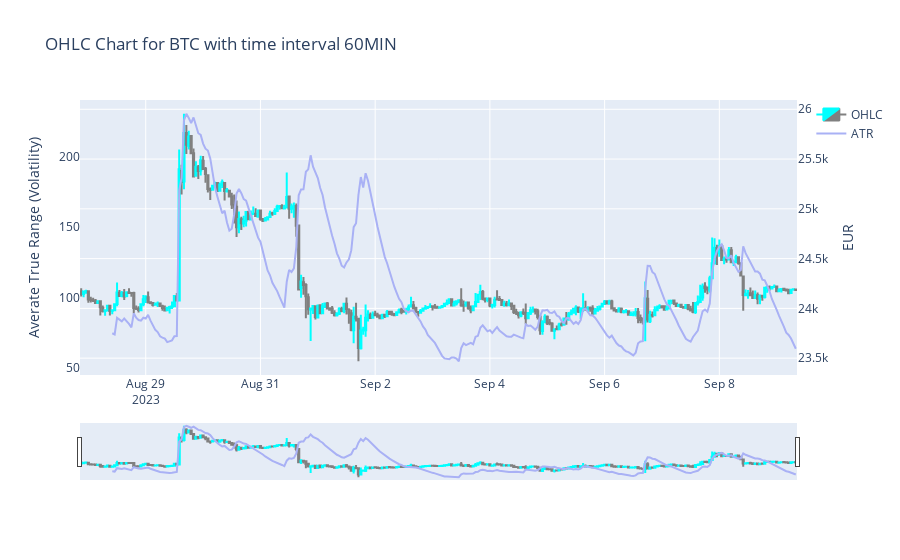
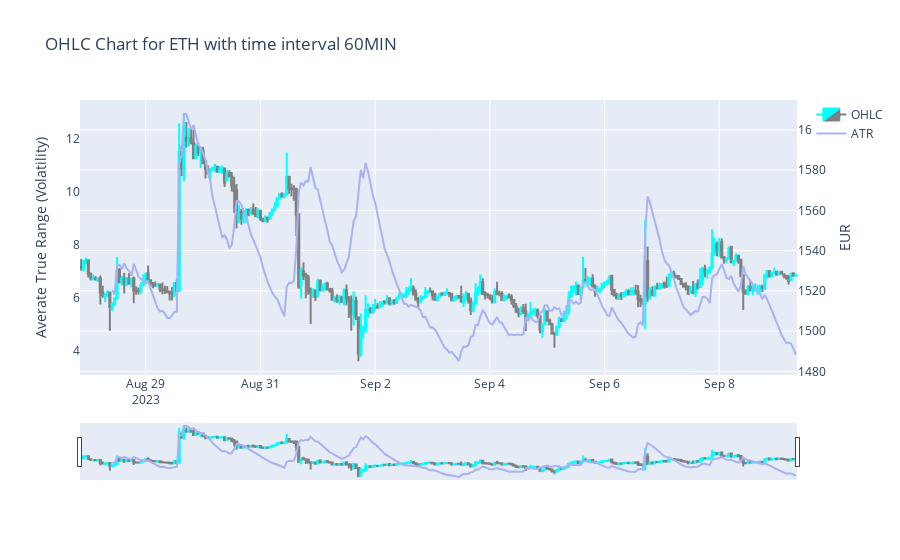
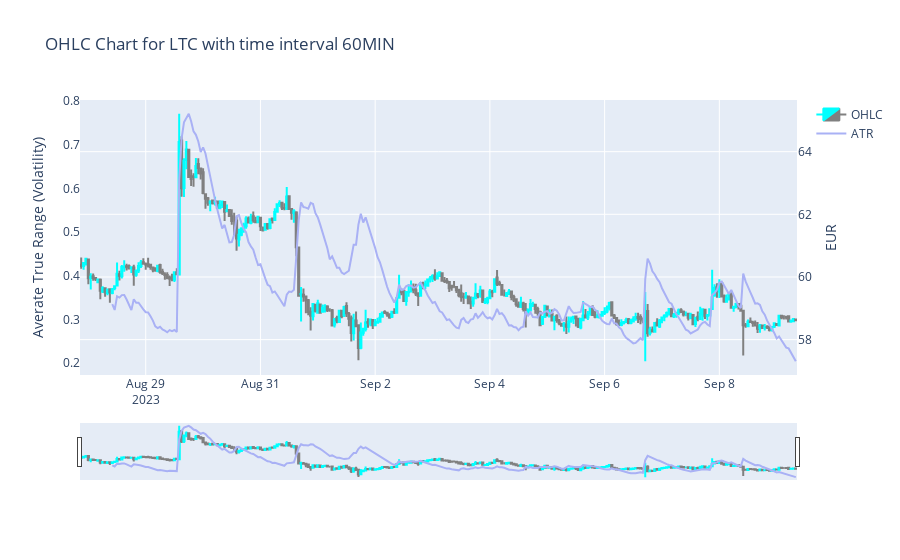

Source (notebook cell) for these figures, in order:
### Markdown cell above
### Step 7 - Visualize Data
For visualization, we will use the powerful plotly library. It will give us the possibility to slice and dice data in an interactive way. Exactly what we need for an in-depth analysis of our daily market data.

Simple Visualization
First, let's create a simple OHLC (Open, High, Low, Close) candle stick chart for each of our currencies.

### Code cell
df_history_enhanced = df_history_enhanced.sort_values(['date'], ascending=True) #oldest to newest for visualization
granularity = '60MIN'
for currency in MY_CRYPTO_CURRENCIES:
    df_history_for_chart = df_history_enhanced.query(f'granularity == \'{granularity}\' and base_currency == \'{currency}\'')
    fig = go.Figure()
    fig.add_trace(go.Candlestick(
        x=df_history_for_chart['date'],
        open=df_history_for_chart['open'],
        high=df_history_for_chart['high'],
        low=df_history_for_chart['low'],
        close=df_history_for_chart['close'],
        name='OHLC'))
    fig.add_trace(go.Scatter(
        x=df_history_for_chart['date'],
        y=df_history_for_chart['average_true_range'],
        line=dict(color=MACD_COLOR),
        mode='lines',
        name="ATR",
        yaxis="y2"
    ))
    cs = fig.data[0]
    cs.increasing.fillcolor = CANDLE_INCREASE_COLOR
    cs.increasing.line.color = CANDLE_INCREASE_COLOR
    cs.decreasing.fillcolor = CANDLE_DECREASE_COLOR
    cs.decreasing.line.color = CANDLE_DECREASE_COLOR
    fig.update_layout(
        yaxis=dict(
            title=MY_QUOTE_CURRENCY,
            side="right",
        ),
        yaxis2=dict(
            title="Averate True Range (Volatility)",
            anchor="free",
            overlaying="y",
            side="left",
        ),
        yaxis2_showgrid = False,
        yaxis2_zeroline = False,
        xaxis_rangeslider_visible=False,
        title=f'OHLC Chart for {currency} with time interval {granularity}',
        hovermode='x unified',
        xaxis=dict(
            rangeslider=dict(visible=True),
            type="date"
        ),
        template = PLOTLY_TEMPLATE,)
    fig.show()

### Figure 1 — Plotly figure (JSON) as saved in the notebook; plotly's stock layout.template omitted (floating-point values rounded to 4 significant figures; data arrays with more than 128 entries replaced by an {"elided": "..."} marker saying what was removed)
{"data": [{"close": {"elided": "300 float values"}, "decreasing": {"fillcolor": "gray", "line": {"color": "gray"}}, "high": {"elided": "300 float values"}, "increasing": {"fillcolor": "cyan", "line": {"color": "cyan"}}, "low": {"elided": "300 float values"}, "name": "OHLC", "open": {"elided": "300 float values"}, "type": "candlestick", "x": {"elided": "300 str values"}}, {"line": {"color": "#A9B1F5"}, "mode": "lines", "name": "ATR", "type": "scatter", "x": {"elided": "300 str values"}, "y": {"elided": "300 float values"}, "yaxis": "y2"}], "layout": {"hovermode": "x unified", "title": {"text": "OHLC Chart for BTC with time interval 60MIN"}, "xaxis": {"rangeslider": {"visible": true}, "type": "date"}, "yaxis": {"side": "right", "title": {"text": "EUR"}}, "yaxis2": {"anchor": "free", "overlaying": "y", "showgrid": false, "side": "left", "title": {"text": "Averate True Range (Volatility)"}, "zeroline": false}}}

### Figure 2 — Plotly figure (JSON) as saved in the notebook; plotly's stock layout.template omitted (floating-point values rounded to 4 significant figures; data arrays with more than 128 entries replaced by an {"elided": "..."} marker saying what was removed)
{"data": [{"close": {"elided": "300 float values"}, "decreasing": {"fillcolor": "gray", "line": {"color": "gray"}}, "high": {"elided": "300 float values"}, "increasing": {"fillcolor": "cyan", "line": {"color": "cyan"}}, "low": {"elided": "300 float values"}, "name": "OHLC", "open": {"elided": "300 float values"}, "type": "candlestick", "x": {"elided": "300 str values"}}, {"line": {"color": "#A9B1F5"}, "mode": "lines", "name": "ATR", "type": "scatter", "x": {"elided": "300 str values"}, "y": {"elided": "300 float values"}, "yaxis": "y2"}], "layout": {"hovermode": "x unified", "title": {"text": "OHLC Chart for ETH with time interval 60MIN"}, "xaxis": {"rangeslider": {"visible": true}, "type": "date"}, "yaxis": {"side": "right", "title": {"text": "EUR"}}, "yaxis2": {"anchor": "free", "overlaying": "y", "showgrid": false, "side": "left", "title": {"text": "Averate True Range (Volatility)"}, "zeroline": false}}}

### Figure 3 — Plotly figure (JSON) as saved in the notebook; plotly's stock layout.template omitted (floating-point values rounded to 4 significant figures; data arrays with more than 128 entries replaced by an {"elided": "..."} marker saying what was removed)
{"data": [{"close": {"elided": "300 float values"}, "decreasing": {"fillcolor": "gray", "line": {"color": "gray"}}, "high": {"elided": "300 float values"}, "increasing": {"fillcolor": "cyan", "line": {"color": "cyan"}}, "low": {"elided": "300 float values"}, "name": "OHLC", "open": {"elided": "300 float values"}, "type": "candlestick", "x": {"elided": "300 str values"}}, {"line": {"color": "#A9B1F5"}, "mode": "lines", "name": "ATR", "type": "scatter", "x": {"elided": "300 str values"}, "y": {"elided": "300 float values"}, "yaxis": "y2"}], "layout": {"hovermode": "x unified", "title": {"text": "OHLC Chart for LTC with time interval 60MIN"}, "xaxis": {"rangeslider": {"visible": true}, "type": "date"}, "yaxis": {"side": "right", "title": {"text": "EUR"}}, "yaxis2": {"anchor": "free", "overlaying": "y", "showgrid": false, "side": "left", "title": {"text": "Averate True Range (Volatility)"}, "zeroline": false}}}
